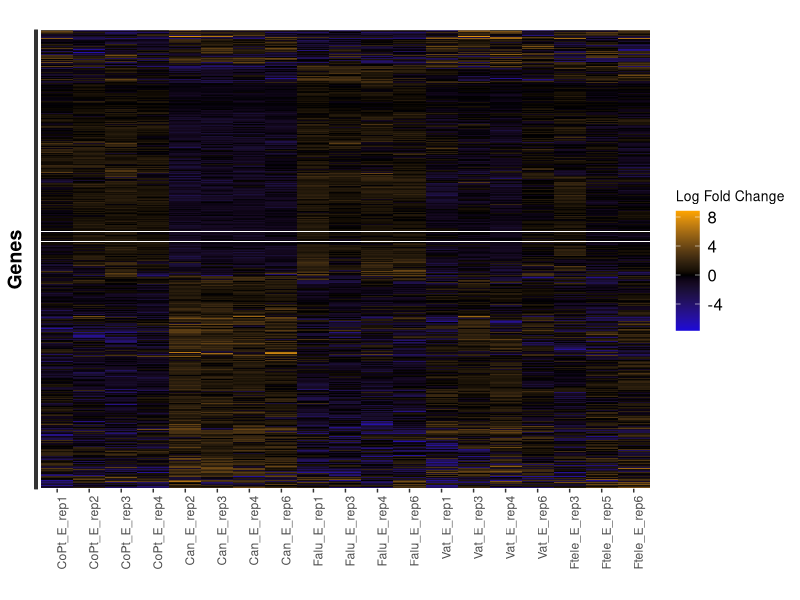
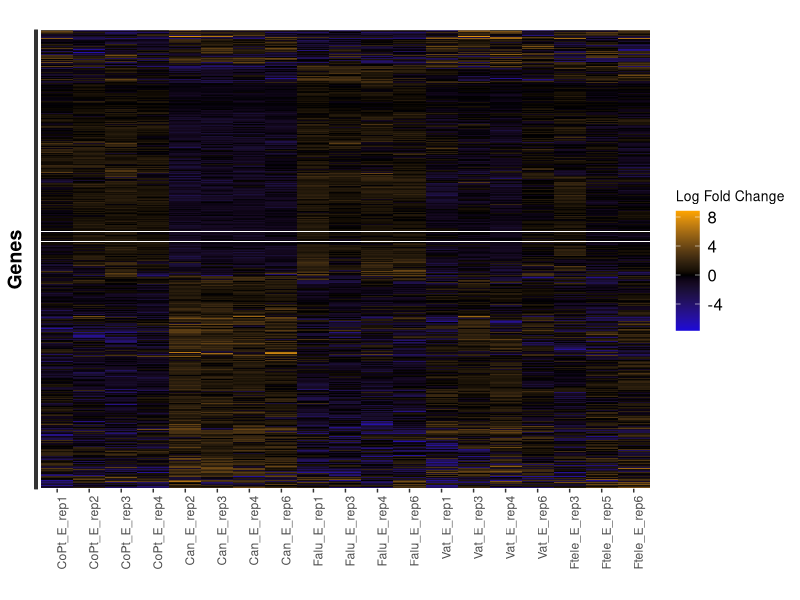

Generate these figures, in order, with R:
## ---- chunk 1
setwd("/Users/Melissa/Desktop/GitHub/RNAseq_allsites_Barshisreference/")
library(tidyverse) 
library(reshape2)  
library(ggplot2)   
library(ggdendro)
library(gplots)
library(RColorBrewer)
## ---- chunk 2
# load data
data <- read.table("../data/Controls_only/diffExpr.P0.05_C2.matrix.log2.centered.dat", header=TRUE, sep = "\t")
head(data)
#how many contigs
nrow(data) 

#Check for row duplicates
data[duplicated(data) | duplicated(data, fromLast=TRUE), ]

#Re-organize data 
#cluster rows
row.order <- hclust(dist(data))$order 
#cluster columns by sample order 
names(data)
col.order <-c(1,2,3,4, #coco 
              12,13,14,15, #can
              5,6,7,8, #alu
              16,17,18,19, #vat
              9,10,11 #tele
              )
#re-order matrix according to clustering
dat_clust <- data[row.order, col.order] # re-order matrix according to clustering
#reshape into data frame
df_molten_dat <- melt(as.matrix(dat_clust)) 
names(df_molten_dat)[c(1:2)] <- c("Trinity_ID", "treatment")
df_molten_dat
## ---- chunk 3
#Find min and max of value column in data frame to determine range of heatmap

max <- max(df_molten_dat$value)
min <- min(df_molten_dat$value)
mean <- mean(df_molten_dat$value)
IQR(df_molten_dat$value)

#plot heatmap
g <- ggplot(df_molten_dat, aes(x=treatment,y=Trinity_ID)) +
  geom_tile(aes(fill = value)) +
  scale_fill_gradient2(
  #set colors
  low="blue", mid="black", high="orange", 
  #set midpoint, max, min, can change these to change the color scale
  midpoint=mean, limits=c(min,max)) + 
  ylab("Genes") +
  xlab("") +
  ggtitle("") +
  theme(legend.title = element_text(size = 10),
        legend.text = element_text(size = 12),
        plot.title = element_text(size=10),
        axis.title = element_text(size=14,face="bold"),
        #change x text size
        axis.text.x = element_text(angle = 90, hjust = 1),
        #make y text tiny. Can make bigger if you want to read contig names
        axis.text.y = element_text(angle = 20, size = 0))+
  labs(fill = "Log Fold Change")

g

ggsave("../Figures/Classic_EdgeR/controls_only/heatmap_p0.05_allsites_06_2_21_clusterbysite_controls.png",plot=g)
